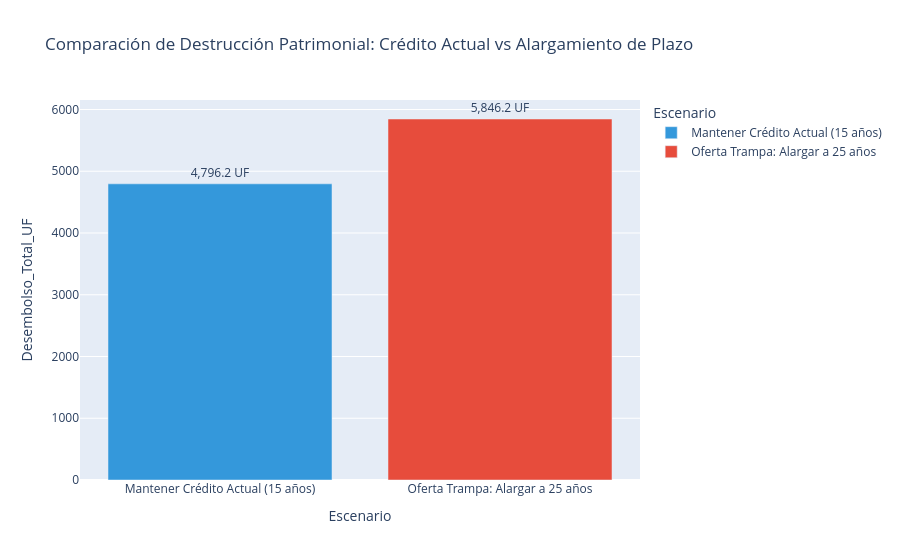

The code cell stored with this chart in its notebook:
### Markdown cell above
## 6. Detección de 'La Falacia del Dividendo'
Muchos deudores cometen el error de renegociar su crédito alargando el plazo restante para obtener una cuota mensual más baja.
Aquí modelamos una oferta trampa: **Alargar de 15 años (180 meses) a 25 años (300 meses)** con una tasa ligeramente menor.

### Code cell
# Crédito alargado a 25 años (300 meses) con tasa atractiva al 4.80%
params_trap = MortgageParams(
    principal=statement.current_balance_uf,
    annual_rate=0.048,
    months_remaining=300,
    fire_insurance_monthly_uf=0.70,
    life_insurance_rate_monthly=0.00028
)
sched_trap = FrenchAmortizer.generate_schedule(params_trap)

trap_eval = RefinanceAnalyzer.evaluate(
    current_schedule=sched_curr,
    new_schedule=sched_trap,
    upfront_costs_uf=costs.total_cost_uf
)

div_orig = sched_curr[0]['total_dividend_uf']
div_trap = sched_trap[0]['total_dividend_uf']
total_paid_orig = sum(c['total_dividend_uf'] for c in sched_curr)
total_paid_trap = sum(c['total_dividend_uf'] for c in sched_trap) + costs.total_cost_uf

print(f'• Dividendo Actual (15 años)          : {div_orig:.2f} UF/mes')
print(f'• Dividendo Oferta Trampa (25 años)   : {div_trap:.2f} UF/mes  (¡Ahorro aparente de {div_orig - div_trap:.2f} UF/mes!)')
print(f'• Costo Total Original de la Deuda    : {total_paid_orig:,.1f} UF')
print(f'• Costo Total con Oferta Trampa       : {total_paid_trap:,.1f} UF (¡Paga {total_paid_trap - total_paid_orig:,.1f} UF MÁS en total!)')
print(f'• Destrucción Patrimonial Neta (VPN)  : {trap_eval.npv_uf:,.2f} UF (${market_service.convert_uf_to_clp(trap_eval.npv_uf):,.0f} CLP)')
print(f'• Dictamen Patrimonial                : [{trap_eval.recommendation_flag}]')

# Gráfico comparativo de desembolso total nominal
df_trap = pd.DataFrame([
    {'Escenario': 'Mantener Crédito Actual (15 años)', 'Desembolso_Total_UF': total_paid_orig},
    {'Escenario': 'Oferta Trampa: Alargar a 25 años', 'Desembolso_Total_UF': total_paid_trap},
])
fig_trap = px.bar(
    df_trap, x='Escenario', y='Desembolso_Total_UF', color='Escenario',
    title='Comparación de Destrucción Patrimonial: Crédito Actual vs Alargamiento de Plazo',
    text='Desembolso_Total_UF',
    color_discrete_sequence=['#3498DB', '#E74C3C']
)
fig_trap.update_traces(texttemplate='%{text:,.1f} UF', textposition='outside')
fig_trap.show()

### Figure 1 — Plotly figure (JSON) as saved in the notebook; plotly's stock layout.template omitted (floating-point values rounded to 4 significant figures)
{"data": [{"hovertemplate": "Escenario=%{x}<br>Desembolso_Total_UF=%{text}<extra></extra>", "legendgroup": "Mantener Crédito Actual (15 años)", "marker": {"color": "#3498DB", "pattern": {"shape": ""}}, "name": "Mantener Crédito Actual (15 años)", "orientation": "v", "showlegend": true, "text": [4796.0], "textposition": "outside", "texttemplate": "%{text:,.1f} UF", "type": "bar", "x": ["Mantener Crédito Actual (15 años)"], "xaxis": "x", "y": [4796.0], "yaxis": "y"}, {"hovertemplate": "Escenario=%{x}<br>Desembolso_Total_UF=%{text}<extra></extra>", "legendgroup": "Oferta Trampa: Alargar a 25 años", "marker": {"color": "#E74C3C", "pattern": {"shape": ""}}, "name": "Oferta Trampa: Alargar a 25 años", "orientation": "v", "showlegend": true, "text": [5846.0], "textposition": "outside", "texttemplate": "%{text:,.1f} UF", "type": "bar", "x": ["Oferta Trampa: Alargar a 25 años"], "xaxis": "x", "y": [5846.0], "yaxis": "y"}], "layout": {"barmode": "relative", "legend": {"title": {"text": "Escenario"}, "tracegroupgap": 0}, "title": {"text": "Comparación de Destrucción Patrimonial: Crédito Actual vs Alargamiento de Plazo"}, "xaxis": {"anchor": "y", "categoryarray": ["Mantener Crédito Actual (15 años)", "Oferta Trampa: Alargar a 25 años"], "categoryorder": "array", "domain": [0.0, 1.0], "title": {"text": "Escenario"}}, "yaxis": {"anchor": "x", "domain": [0.0, 1.0], "title": {"text": "Desembolso_Total_UF"}}}}
